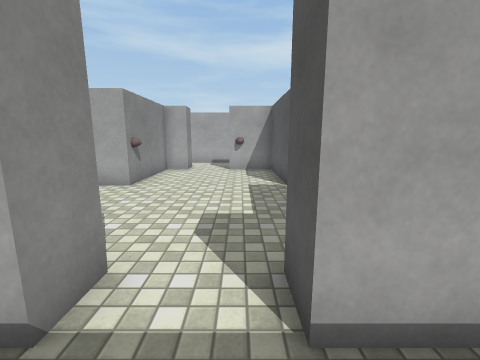
[1] (above)

24 first-person views from a walk through a scene from a Unity 3-D project. The camera is 1.5 m above the floor, tilts 10° down and sees 90° across. The floor is counted in squares, 1 m on a side. Each view is taken from the middle of a square. On the plan, view 1 faces up. The plan holds only what a view shows up to about 13 squares ahead; the rest is blank. The player is left out. Door leaves are left out, so doorways stand open. Surface patterns are stand-ins for the level's own textures.

[2]
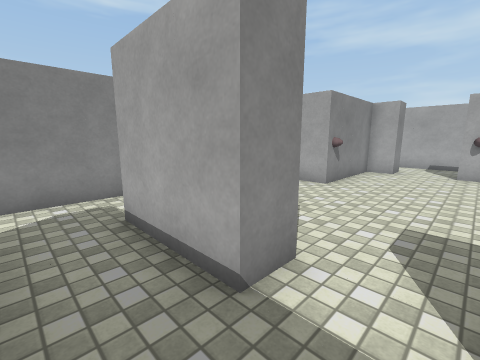

[3]
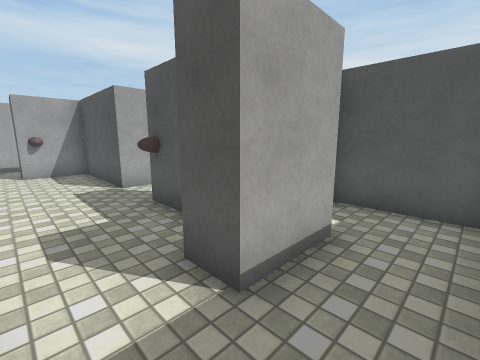

[4]
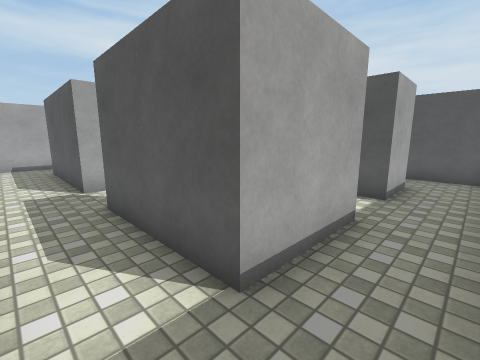

[5]
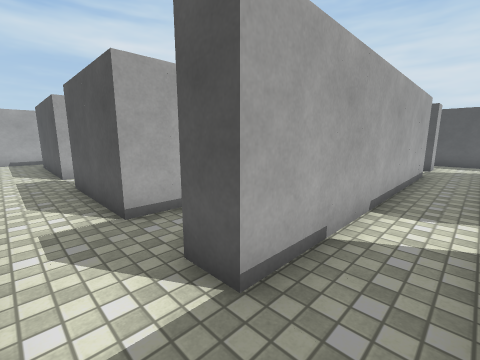

[6]
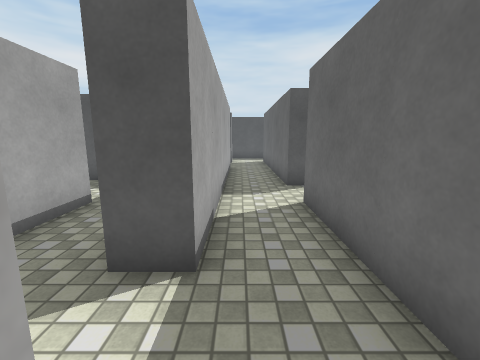

[7]
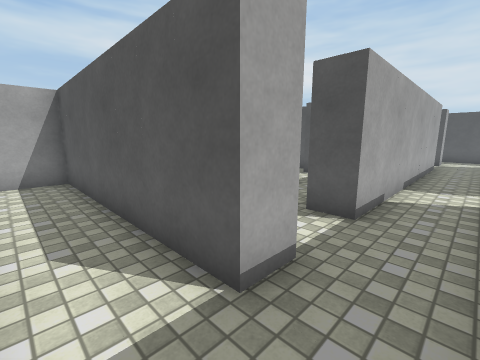

[8]
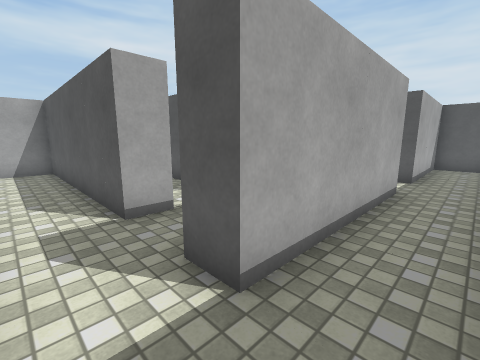

[9]
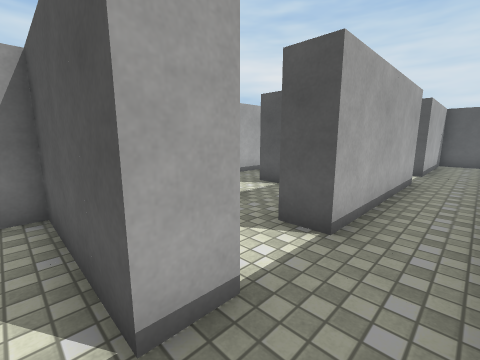

[10]
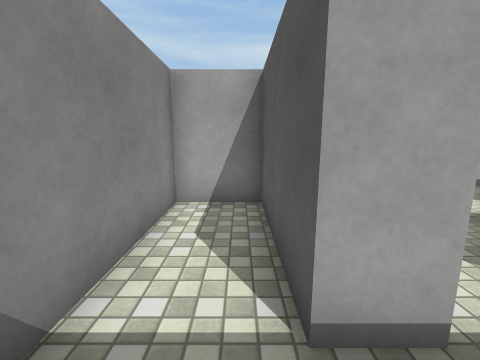

[11]
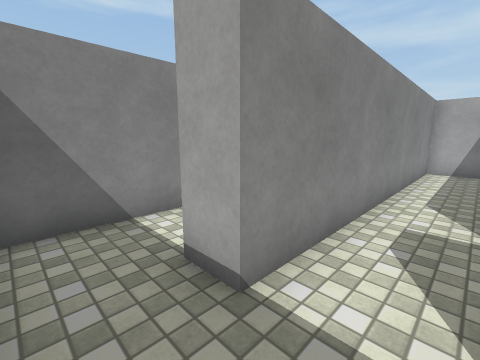

[12]
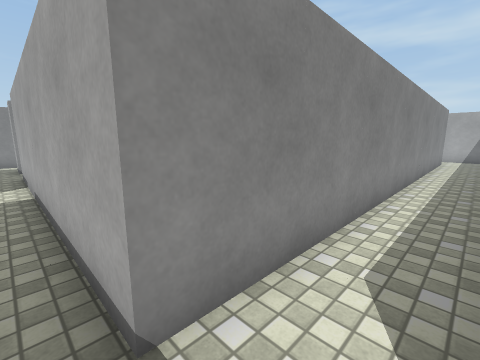

[13]
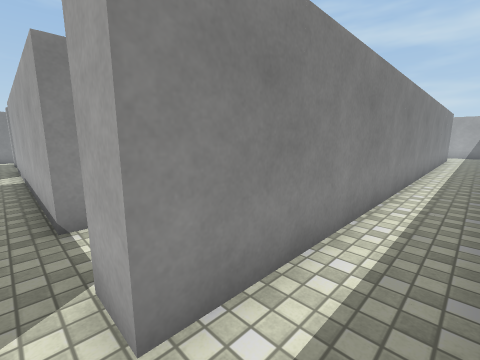

[14]
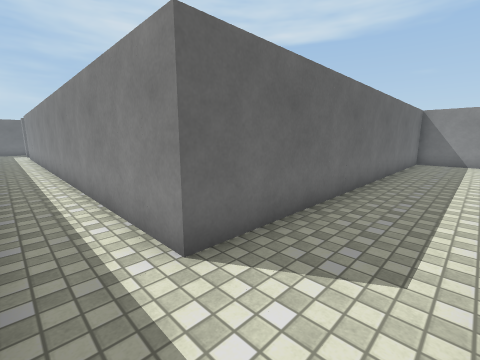

[15]
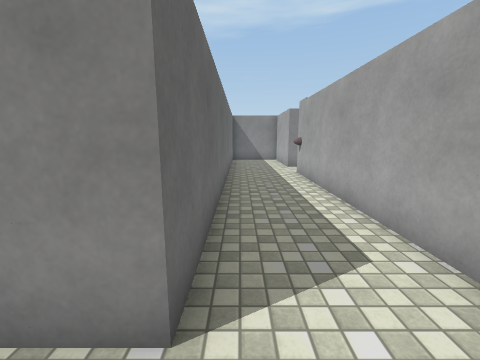

[16]
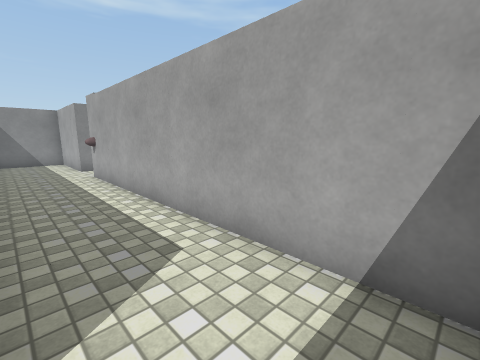

[17]
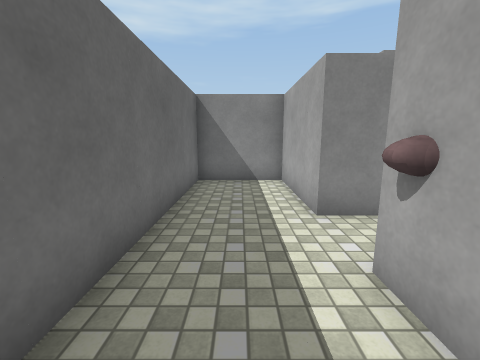

[18]
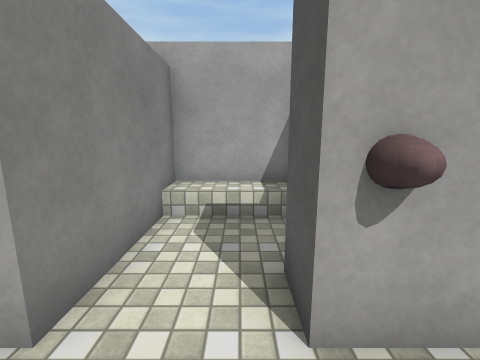

[19]
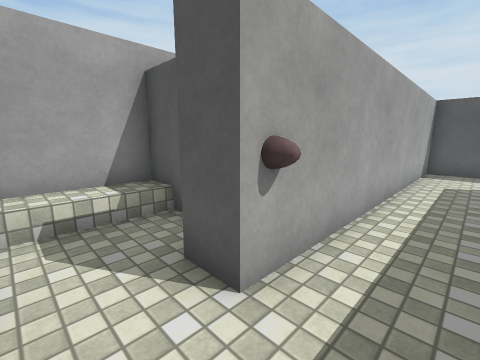

[20]
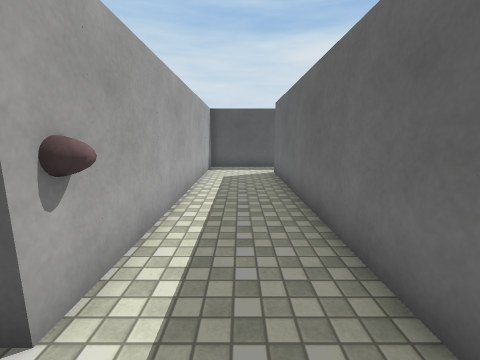

[21]
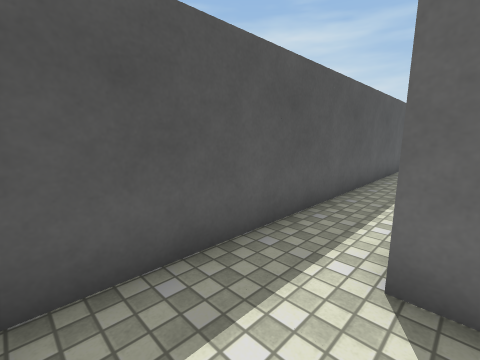

[22]
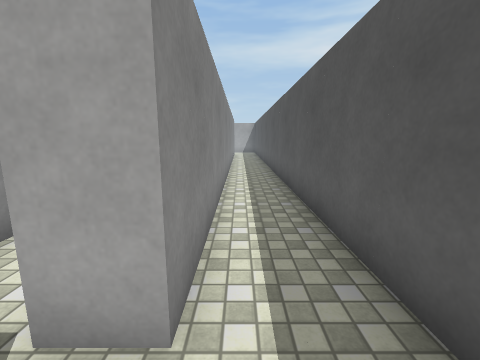

[23]
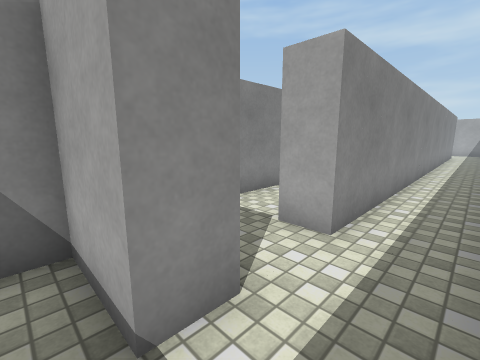

[24]
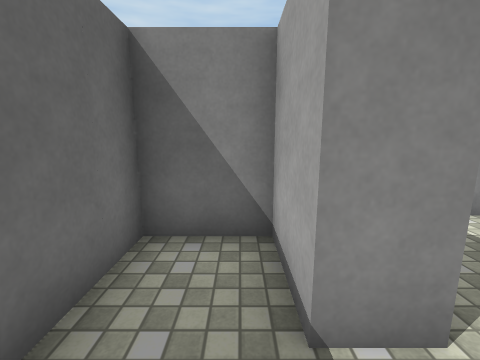

### Floor plan
Ten units are one square. View 1 is at (0, 0); x grows to the right and y downward. Boxes are objects, and circles mark ways between rooms. Rooms are numbered by the first view taken in them; rooms with no view inside come last. Other rooms are left out.
<svg viewBox="-130 -260 240 330">
<path fill="none" stroke="#000" d="M-45 -75 -45 -125M-65 -22 -65 15M-15 -15 -45 -15 -45 -55M-45 15 -45 5M-4 -145 -60 -145M26 -15 5 -15M45 1 45 -24M5 45 5 35 60 35M55 -151 55 15 -45 15M-58 35 -15 35M-65 15 -75 15 -75 -65 -95 -65 -95 45M-75 45 -75 35M-15 45 -75 45M55 61 55 45 5 45M-95 45 -105 45 -105 5 -125 5 -125 61M-25 -215 -65 -215 -65 -185 85 -185 85 15 75 15M105 31 105 -215 -5 -215M85 34 85 45M85 45 65 45 65 65 88 65M15 -75 15 -115 -5 -115M15 -30 15 -55M-25 -115 -35 -115 -35 -75M5 -241 5 -255 -25 -255 -25 -215"/>
<circle cx="-55" cy="10" r="3" fill="#2a7"/>
<circle cx="-15" cy="-120" r="3" fill="#2a7"/>
<circle cx="-40" cy="-65" r="3" fill="#2a7"/>
<circle cx="-5" cy="-20" r="3" fill="#2a7"/>
<circle cx="20" cy="-65" r="3" fill="#2a7"/>
<circle cx="-70" cy="25" r="3" fill="#2a7"/>
<circle cx="-5" cy="40" r="3" fill="#2a7"/>
<circle cx="80" cy="25" r="3" fill="#2a7"/>
<circle cx="-85" cy="40" r="3" fill="#2a7"/>
<circle cx="-100" cy="55" r="3" fill="#2a7"/>
<circle cx="95" cy="40" r="3" fill="#2a7"/>
<circle cx="-15" cy="-220" r="3" fill="#2a7"/>
<text x="-50" y="-70">1</text>
<text x="60" y="-30">2</text>
<text x="-80" y="-10">3</text>
<text x="-20" y="50">4</text>
<text x="-110" y="40">5</text>
<text x="90" y="-140">6</text>
<text x="80" y="50">7</text>
<text x="-10" y="-70">8</text>
<text x="-10" y="-240">9</text>
</svg>
Room 1 opens to room 2. Room 1 opens to room 8. Room 2 opens to room 3. Room 2 opens to room 4. Room 2 opens to room 6. Room 3 opens to room 4. Room 4 opens to room 5. Room 6 opens to room 7. Room 6 opens to room 9.

Where each view was taken, in squares from view 1:
view 1: 0 up, 0 right, facing up
view 2: 0 up, 0 right, facing up-left
view 3: 0 up, 1 left, facing up-right
view 4: 0 up, 6 left, facing up-right
view 5: 3 down, 6 left, facing up-right
view 6: 2 down, 7 left, facing right
view 7: 3 down, 9 left, facing up-right
view 8: 6 down, 9 left, facing up-right
view 9: 6 down, 11 left, facing up-right
view 10: 6 down, 11 left, facing up
view 11: 6 down, 8 left, facing up-left
view 12: 2 down, 7 right, facing up-left
view 13: 2 down, 10 right, facing up-left
view 14: 21 up, 10 right, facing down-left
view 15: 19 up, 10 right, facing left
view 16: 19 up, 10 right, facing up-left
view 17: 20 up, 2 right, facing left
view 18: 20 up, 1 left, facing up
view 19: 20 up, 2 left, facing up-right
view 20: 20 up, 2 left, facing right
view 21: 21 up, 8 right, facing down-right
view 22: 3 down, 9 right, facing up
view 23: 5 down, 10 right, facing up-left
view 24: 5 down, 10 right, facing left
